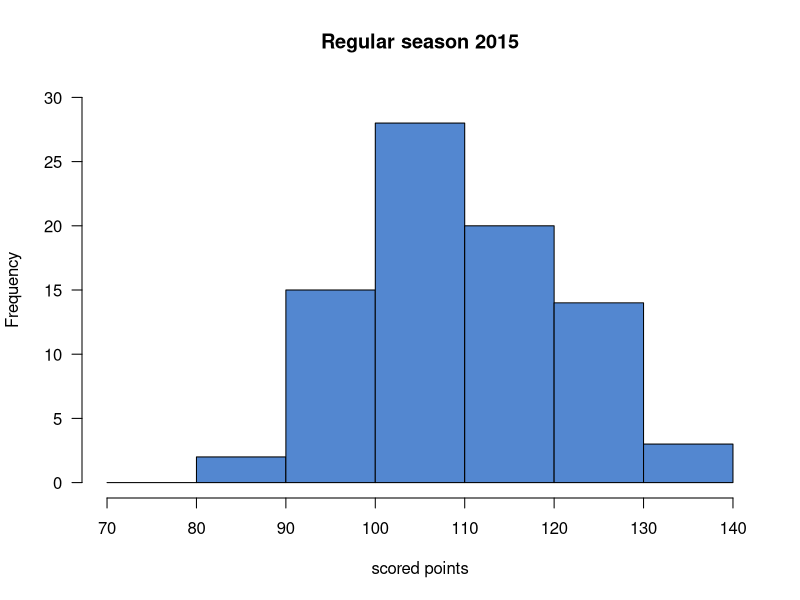
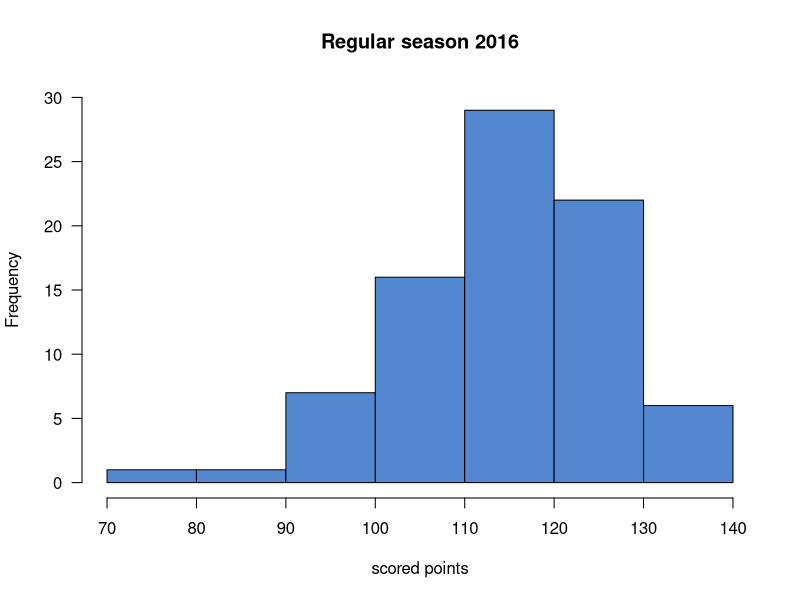

Write R code to recreate these figures, in order.

# read clean data sets
dat15 <- read.csv('../../data/clean/warriors_games2015.csv')
dat16 <- read.csv('../../data/clean/warriors_games2016.csv')

# class intervals
breaks <- seq(70, 140, by = 10)
# fill color
colb <- '#5387D0'
# images directory
img_dir <- '../../images/'


# Histogram season 2015
png(paste0(img_dir, 'histogram-scored-points-2015.png'),
    width = 650, height = 550, pointsize = 18)
hist(dat15$scored, breaks = breaks, col = colb,
     main = 'Regular season 2015', las = 1,
     xlab = 'scored points', ylim = c(0, 30))
dev.off()


# Histogram season 2016
png(paste0(img_dir, 'histogram-scored-points-2016.png'),
    width = 650, height = 550, pointsize = 18)
hist(dat16$scored, breaks = breaks, col = colb,
     main = 'Regular season 2016', las = 1,
     xlab = 'scored points', ylim = c(0, 30))
dev.off()
